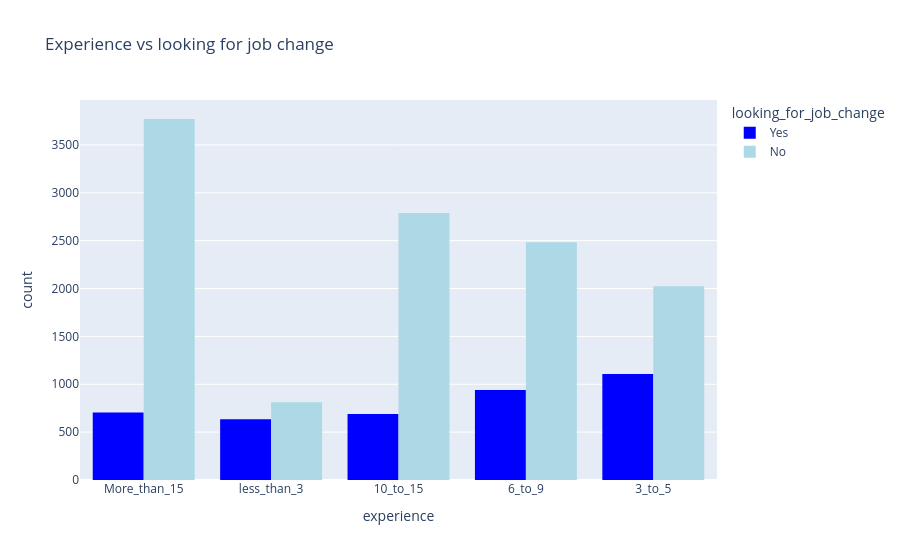

Notebook source saved alongside this figure:
### Code cell
px.histogram(data,x='experience',color='looking_for_job_change' , barmode='group',color_discrete_sequence=['blue','lightblue'],title='Experience vs looking for job change ')

### Figure 1 — Plotly figure (JSON) as saved in the notebook; plotly's stock layout.template omitted (floating-point values rounded to 4 significant figures; data arrays with more than 128 entries replaced by an {"elided": "..."} marker saying what was removed)
{"data": [{"alignmentgroup": "True", "bingroup": "x", "hovertemplate": "looking_for_job_change=Yes<br>experience=%{x}<br>count=%{y}<extra></extra>", "legendgroup": "Yes", "marker": {"color": "blue", "pattern": {"shape": ""}}, "name": "Yes", "offsetgroup": "Yes", "orientation": "v", "showlegend": true, "type": "histogram", "x": {"elided": "4074 str values"}, "xaxis": "x", "yaxis": "y"}, {"alignmentgroup": "True", "bingroup": "x", "hovertemplate": "looking_for_job_change=No<br>experience=%{x}<br>count=%{y}<extra></extra>", "legendgroup": "No", "marker": {"color": "lightblue", "pattern": {"shape": ""}}, "name": "No", "offsetgroup": "No", "orientation": "v", "showlegend": true, "type": "histogram", "x": {"elided": "11877 str values"}, "xaxis": "x", "yaxis": "y"}], "layout": {"barmode": "group", "legend": {"title": {"text": "looking_for_job_change"}, "tracegroupgap": 0}, "title": {"text": "Experience vs looking for job change "}, "xaxis": {"anchor": "y", "domain": [0, 1], "title": {"text": "experience"}}, "yaxis": {"anchor": "x", "domain": [0, 1], "title": {"text": "count"}}}}
